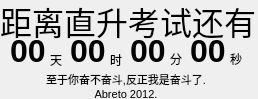
<?xml version="1.0" encoding="UTF-8"?>
<ui version="4.0">
 <class>MainWidget</class>
 <widget class="QWidget" name="MainWidget">
  <property name="geometry">
   <rect>
    <x>0</x>
    <y>0</y>
    <width>258</width>
    <height>99</height>
   </rect>
  </property>
  <property name="windowTitle">
   <string>倒计时</string>
  </property>
  <property name="windowOpacity">
   <double>0.700000000000000</double>
  </property>
  <widget class="QLabel" name="label_4">
   <property name="geometry">
    <rect>
     <x>230</x>
     <y>50</y>
     <width>20</width>
     <height>17</height>
    </rect>
   </property>
   <property name="text">
    <string>秒</string>
   </property>
  </widget>
  <widget class="QLabel" name="lhours">
   <property name="geometry">
    <rect>
     <x>70</x>
     <y>30</y>
     <width>45</width>
     <height>41</height>
    </rect>
   </property>
   <property name="font">
    <font>
     <pointsize>24</pointsize>
     <weight>75</weight>
     <bold>true</bold>
     <underline>false</underline>
    </font>
   </property>
   <property name="text">
    <string>00</string>
   </property>
  </widget>
  <widget class="QLabel" name="label_2">
   <property name="geometry">
    <rect>
     <x>50</x>
     <y>50</y>
     <width>20</width>
     <height>20</height>
    </rect>
   </property>
   <property name="text">
    <string>天</string>
   </property>
  </widget>
  <widget class="QLabel" name="lmins">
   <property name="geometry">
    <rect>
     <x>130</x>
     <y>30</y>
     <width>45</width>
     <height>41</height>
    </rect>
   </property>
   <property name="font">
    <font>
     <pointsize>24</pointsize>
     <weight>75</weight>
     <bold>true</bold>
     <underline>false</underline>
    </font>
   </property>
   <property name="text">
    <string>00</string>
   </property>
  </widget>
  <widget class="QLabel" name="label_5">
   <property name="geometry">
    <rect>
     <x>-4</x>
     <y>70</y>
     <width>260</width>
     <height>31</height>
    </rect>
   </property>
   <property name="font">
    <font>
     <pointsize>8</pointsize>
    </font>
   </property>
   <property name="text">
    <string>至于你奋不奋斗,反正我是奋斗了.
Abreto 2012.</string>
   </property>
   <property name="alignment">
    <set>Qt::AlignCenter</set>
   </property>
  </widget>
  <widget class="QLabel" name="label">
   <property name="geometry">
    <rect>
     <x>0</x>
     <y>0</y>
     <width>260</width>
     <height>41</height>
    </rect>
   </property>
   <property name="font">
    <font>
     <pointsize>24</pointsize>
    </font>
   </property>
   <property name="text">
    <string>距离直升考试还有</string>
   </property>
  </widget>
  <widget class="QLabel" name="label_3">
   <property name="geometry">
    <rect>
     <x>170</x>
     <y>50</y>
     <width>20</width>
     <height>17</height>
    </rect>
   </property>
   <property name="text">
    <string>分</string>
   </property>
  </widget>
  <widget class="QLabel" name="ldays">
   <property name="geometry">
    <rect>
     <x>10</x>
     <y>30</y>
     <width>45</width>
     <height>41</height>
    </rect>
   </property>
   <property name="font">
    <font>
     <pointsize>24</pointsize>
     <weight>75</weight>
     <bold>true</bold>
     <underline>false</underline>
    </font>
   </property>
   <property name="text">
    <string>00</string>
   </property>
  </widget>
  <widget class="QLabel" name="label_6">
   <property name="geometry">
    <rect>
     <x>110</x>
     <y>50</y>
     <width>20</width>
     <height>20</height>
    </rect>
   </property>
   <property name="text">
    <string>时</string>
   </property>
  </widget>
  <widget class="QLabel" name="lsecs">
   <property name="geometry">
    <rect>
     <x>190</x>
     <y>30</y>
     <width>45</width>
     <height>41</height>
    </rect>
   </property>
   <property name="font">
    <font>
     <pointsize>24</pointsize>
     <weight>75</weight>
     <bold>true</bold>
     <underline>false</underline>
    </font>
   </property>
   <property name="text">
    <string>00</string>
   </property>
  </widget>
 </widget>
 <resources/>
 <connections/>
</ui>
